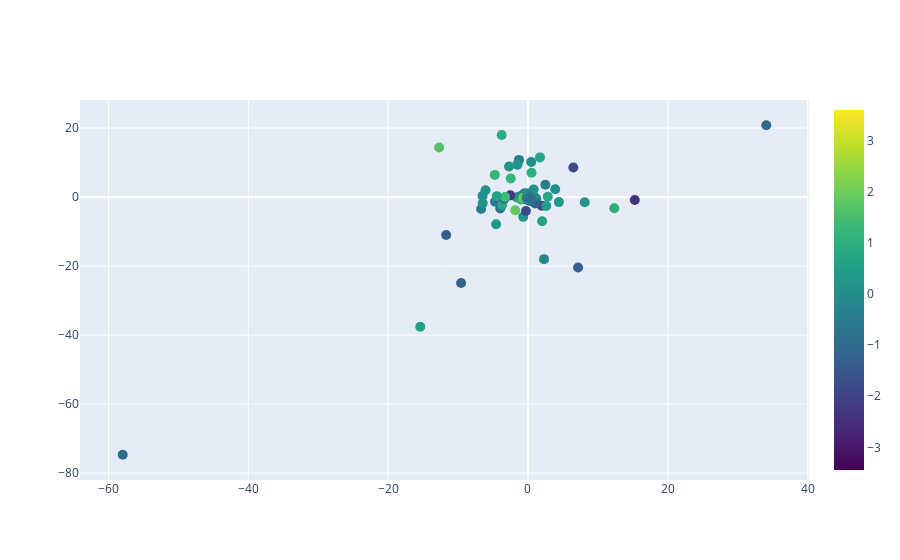

Notebook cell for this chart:
### Code cell
import plotly.graph_objects as go
import numpy as np

fig = go.Figure(data=go.Scatter(
    y = two_dimensional_songs['Y'],
    x = two_dimensional_songs['X'],
    text = two_dimensional_songs['artista']+ "_"+two_dimensional_songs['cancion'] ,
    mode='markers',
    marker=dict(
        size= 10,#'7',
        color = np.random.randn(5717), #set color equal to a variable
        colorscale='Viridis',
        showscale=True
    )
))

fig.show()

### Figure 1 — Plotly figure (JSON) as saved in the notebook; plotly's stock layout.template omitted (floating-point values rounded to 4 significant figures; data arrays with more than 128 entries replaced by an {"elided": "..."} marker saying what was removed)
{"data": [{"marker": {"color": {"elided": "5717 float values"}, "colorscale": [[0, "#440154"], [0.1111, "#482878"], [0.2222, "#3e4989"], [0.3333, "#31688e"], [0.4444, "#26828e"], [0.5556, "#1f9e89"], [0.6667, "#35b779"], [0.7778, "#6ece58"], [0.8889, "#b5de2b"], [1, "#fde725"]], "showscale": true, "size": 10}, "mode": "markers", "text": {"elided": "932 str values"}, "type": "scatter", "x": {"elided": "932 float values"}, "y": {"elided": "932 float values"}}], "layout": {}}
